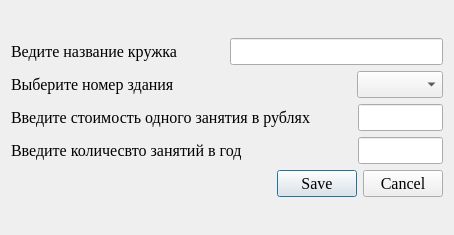
<?xml version="1.0" encoding="UTF-8"?>
<ui version="4.0">
 <class>AddNewLesson</class>
 <widget class="QDialog" name="AddNewLesson">
  <property name="geometry">
   <rect>
    <x>0</x>
    <y>0</y>
    <width>454</width>
    <height>235</height>
   </rect>
  </property>
  <property name="font">
   <font>
    <family>Times New Roman</family>
    <pointsize>12</pointsize>
   </font>
  </property>
  <property name="windowTitle">
   <string>Новый кружок</string>
  </property>
  <layout class="QVBoxLayout" name="verticalLayout_2">
   <item>
    <layout class="QVBoxLayout" name="verticalLayout">
     <item>
      <layout class="QHBoxLayout" name="horizontalLayout" stretch="1,1">
       <item>
        <widget class="QLabel" name="label_2">
         <property name="font">
          <font>
           <family>Times New Roman</family>
           <pointsize>12</pointsize>
          </font>
         </property>
         <property name="text">
          <string>Ведите название кружка</string>
         </property>
        </widget>
       </item>
       <item>
        <widget class="QLineEdit" name="lineEdit_LessonName"/>
       </item>
      </layout>
     </item>
     <item>
      <layout class="QHBoxLayout" name="horizontalLayout_2" stretch="4,1">
       <item>
        <widget class="QLabel" name="label">
         <property name="font">
          <font>
           <family>Times New Roman</family>
           <pointsize>12</pointsize>
          </font>
         </property>
         <property name="text">
          <string>Выберите номер здания</string>
         </property>
        </widget>
       </item>
       <item>
        <widget class="QComboBox" name="comboBox_BuildingNumber"/>
       </item>
      </layout>
     </item>
     <item>
      <layout class="QHBoxLayout" name="horizontalLayout_3" stretch="4,1">
       <item>
        <widget class="QLabel" name="label_3">
         <property name="font">
          <font>
           <family>Times New Roman</family>
           <pointsize>12</pointsize>
          </font>
         </property>
         <property name="text">
          <string>Введите стоимость одного занятия в рублях</string>
         </property>
        </widget>
       </item>
       <item>
        <widget class="QLineEdit" name="lineEdit_LessonRate"/>
       </item>
      </layout>
     </item>
     <item>
      <layout class="QHBoxLayout" name="horizontalLayout_4" stretch="4,1">
       <item>
        <widget class="QLabel" name="label_4">
         <property name="font">
          <font>
           <family>Times New Roman</family>
           <pointsize>12</pointsize>
          </font>
         </property>
         <property name="text">
          <string>Введите количесвто занятий в год</string>
         </property>
        </widget>
       </item>
       <item>
        <widget class="QLineEdit" name="lineEdit_LessonPerYear"/>
       </item>
      </layout>
     </item>
     <item>
      <widget class="QDialogButtonBox" name="button_box">
       <property name="orientation">
        <enum>Qt::Horizontal</enum>
       </property>
       <property name="standardButtons">
        <set>QDialogButtonBox::Cancel|QDialogButtonBox::Save</set>
       </property>
      </widget>
     </item>
    </layout>
   </item>
  </layout>
 </widget>
 <resources/>
 <connections>
  <connection>
   <sender>button_box</sender>
   <signal>accepted()</signal>
   <receiver>AddNewLesson</receiver>
   <slot>accept()</slot>
   <hints>
    <hint type="sourcelabel">
     <x>248</x>
     <y>254</y>
    </hint>
    <hint type="destinationlabel">
     <x>157</x>
     <y>274</y>
    </hint>
   </hints>
  </connection>
  <connection>
   <sender>button_box</sender>
   <signal>rejected()</signal>
   <receiver>AddNewLesson</receiver>
   <slot>reject()</slot>
   <hints>
    <hint type="sourcelabel">
     <x>316</x>
     <y>260</y>
    </hint>
    <hint type="destinationlabel">
     <x>286</x>
     <y>274</y>
    </hint>
   </hints>
  </connection>
 </connections>
</ui>
